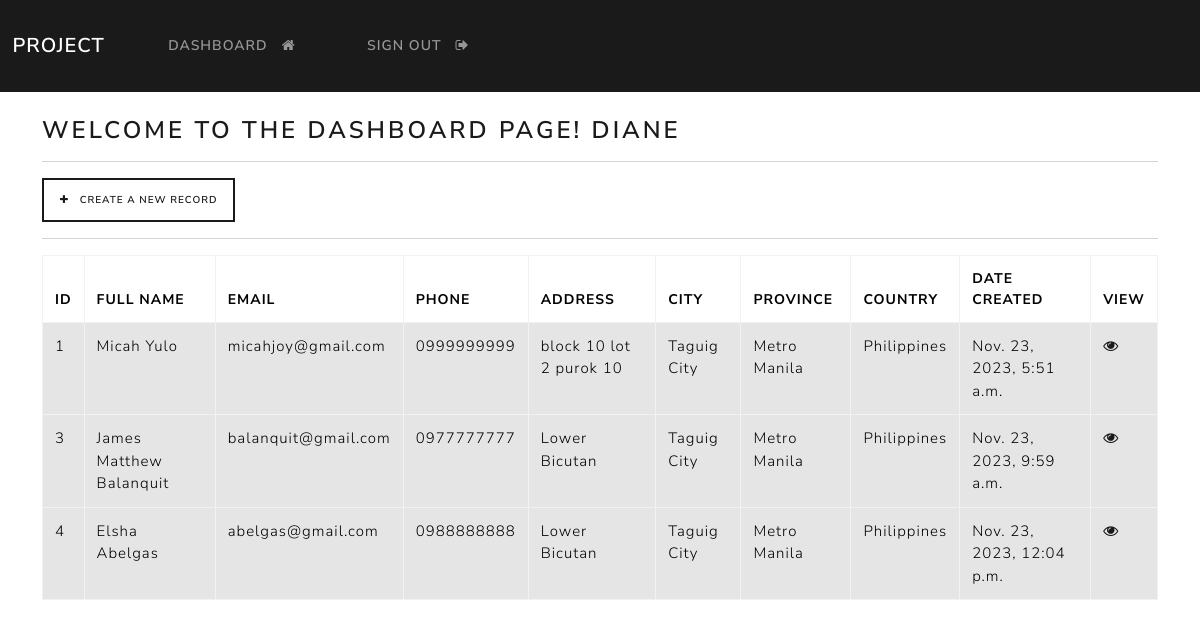
The page /dashboard (signed in) on the database its author committed.
### projapp/models.py (models this page shows, shortened)
class Record(models.Model):
    creation_data = models.DateTimeField(auto_now_add=True)
    first_name = models.CharField(max_length=100)
    last_name = models.CharField(max_length=100)
    email = models.CharField(max_length=255)
    phone = models.CharField(max_length=20)
    address = models.CharField(max_length=300)
    city = models.CharField(max_length=255)
    province = models.CharField(max_length=200)
    country = models.CharField(max_length=125)

### projapp/views.py (the view)
# urls.py: path('dashboard', views.dashboard, name="dashboard"),
@login_required(login_url='my-login')
def dashboard(request):
    my_records = Record.objects.all()
    context = {'records': my_records}
    return render(request, 'projapp/dashboard.html', context=context)

### projapp/templates/projapp/dashboard.html
{% extends 'projapp/base.html' %}
{% block content %}
    <h3> Welcome to the dashboard page! {{user}}</h3>
    <hr>
    <a class="btn btn-outline-primary btn-sm" href="{% url 'create-record' %}">
       <i class="fa fa-plus" aria-hidden="true"></i>  &nbsp; Create a new record
    </a>
    <hr>
    <table class="table table-hover table-bordered table-responsive table-sm" >
        <thead class="table-default" >
        <tr>
            <th scope="col"> ID </th>
            <th scope="col"> Full name </th>
            <th scope="col"> Email </th>
            <th scope="col"> Phone </th>
            <th scope="col"> Address </th>
            <th scope="col"> City </th>
            <th scope="col"> Province </th>
            <th scope="col"> Country </th>
            <th scope="col"> Date created </th>
            <th scope="col"> View </th>
        </tr>
        </thead>
        <tbody>
            {% if records %}
            {% for record in records %}
            <tr class="table-active">
                <td> {{record.id}} </td>
                <td> {{record.first_name}} {{record.last_name}} </td>
                <td> {{record.email}}</td>
                <td> {{record.phone}}</td>
                <td> {{record.address}}</td>
                <td> {{record.city}}</td>
                <td> {{record.province}}</td>
                <td> {{record.country}}</td>
                <td> {{record.creation_data}}</td>
                <td> <a href="{% url 'record' record.id %}"> <i class="fa fa-eye" aria-hidden="true"></i> </a></td>
                {% endfor %}
            </tr>
            {% endif %}
        </tbody>
    </table>
{% endblock %}

### projapp/templates/projapp/base.html (shortened to what this page needs)
{%  load static %}
<!DOCTYPE html>
<html>
    <head>
        <link rel="stylesheet" type="text/css" href="https://bootswatch.com/5/lux/bootstrap.min.css">
        <link rel="stylesheet" type="text/css" href="{% static 'css/styles.css' %}">
        <link rel="stylesheet" href="https://cdnjs.cloudflare.com/ajax/libs/font-awesome/4.7.0/css/font-awesome.min.css">
    </head>
    <body>
        {% include 'projapp/navbar.html' %}
        <div class="container">
            <br>
            {% block content %}
            {% endblock %}
        </div>
    </body>
</html>

### projapp/templates/projapp/navbar.html (shortened to what this page needs)
<nav class="navbar navbar-expand-lg navbar-dark bg-primary justify-content-center">
    <a class="navbar-brand main-heading" href="{% url '' %}">
      &nbsp; Project
    </a>
      <div class="collapse navbar-collapse text-center" id="navbarNavDropdown">
        <ul class="navbar-nav mr-auto">
          {% if user.is_authenticated %}
            <li class="nav-item">
              <a class="nav-link" href="{% url 'dashboard' %}">Dashboard &nbsp; <i class="fa fa-home" aria-hidden="true"></i> </a>
            </li>
            <li class="nav-item">
              <a class="nav-link" href="{% url 'user-logout' %}">Sign out &nbsp; <i class="fa fa-sign-out" aria-hidden="true"></i> </a>
            </li>
        </ul>
        {% endif %}
      </div>
  </nav>

### static/css/styles.css (style rules this page uses)
table { width: 200%; font-size: 15px; table-layout: auto; }

### rows shown on the page
Record: id "1", first_name "Micah", last_name "Yulo", email "micahjoy@gmail.com", phone "0999999999", address "block 10 lot 2 purok 10", city "Taguig City", province "Metro Manila", country "Philippines", creation_data "Nov. 23, 2023, 5:51 a.m."
Record: id "3", first_name "James Matthew", last_name "Balanquit", email "balanquit@gmail.com", phone "0977777777", address "Lower Bicutan", city "Taguig City", province "Metro Manila", country "Philippines", creation_data "Nov. 23, 2023, 9:59 a.m."
Record: id "4", first_name "Elsha", last_name "Abelgas", email "abelgas@gmail.com", phone "0988888888", address "Lower Bicutan", city "Taguig City", province "Metro Manila", country "Philippines", creation_data "Nov. 23, 2023, 12:04 p.m."

### other values the page prints
{{ user }} "DIANE"
